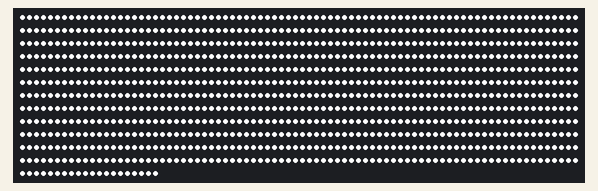
A sketch run on a simulated ESP32. Shown: 980 RGB LEDs in strip order, left to right, continuing on the next row.

Above: at 0.1 s.

The sketch:

simple_white.ino
```cpp
/**
 * Power stress test - set all LEDs to white at full brightness
 */

#include <FastLED.h>

// Hardware configuration
#define LED_PIN 25
#define NUM_LEDS 980

// LED array
CRGB leds[NUM_LEDS];

void setup() {
  FastLED.addLeds<WS2812B, LED_PIN, GRB>(leds, NUM_LEDS);
}

void loop() {
  // Set all LEDs to white
  fill_solid(leds, NUM_LEDS, CRGB(255, 255, 255));
  FastLED.show();

  // Wait 2 seconds
  delay(2000);
}
```
